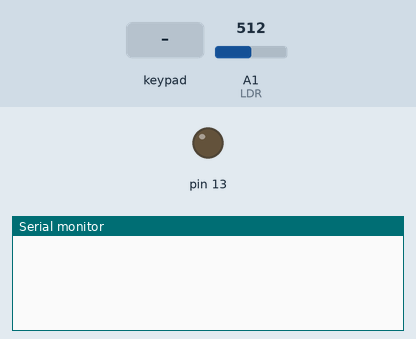
Simulated run of this program. Board: Arduino Uno, built with avr-gcc and run on an emulated ATmega328P. Parts: output pins drawn as LEDs (lit = HIGH), the last lines printed to the serial monitor. Inputs (shaded band) come from the test bench; at power-on: A1 (LDR) = 512.

Above: at 1.2 s.
1.3 s: key '1' pressed
At 1.8 s:
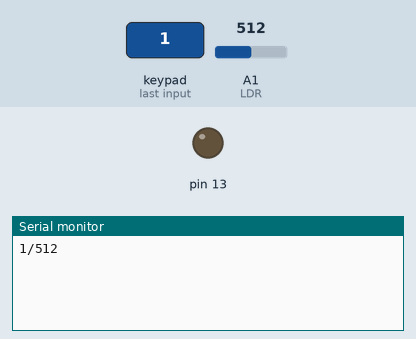
2.8 s: keypad keys 9 8 7 6 # pressed 0.4 s apart
At 5.5 s:
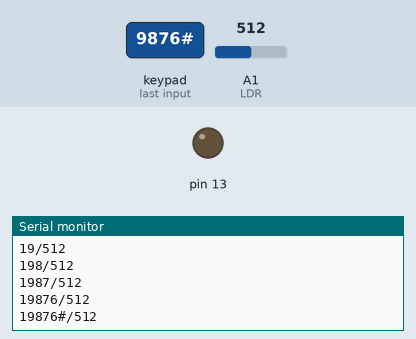
6.3 s: key 'A' pressed
At 7.1 s:
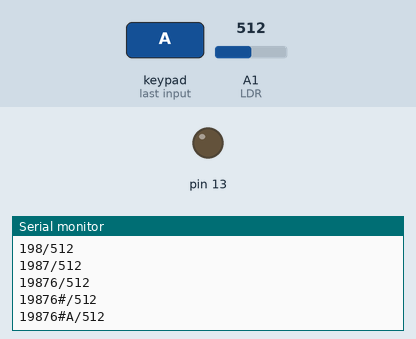
7.8 s: keypad keys 9 8 7 6 * pressed 0.4 s apart
At 10.4 s:
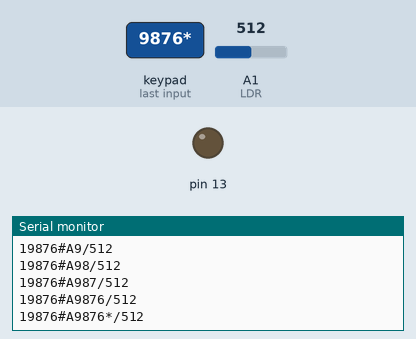
11.3 s: key 'B' pressed
At 12.0 s:
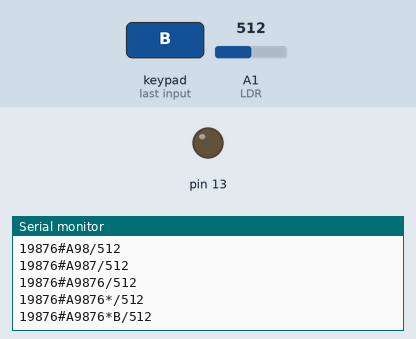
12.8 s: keypad keys 9 8 7 6 A pressed 0.4 s apart
At 15.4 s:
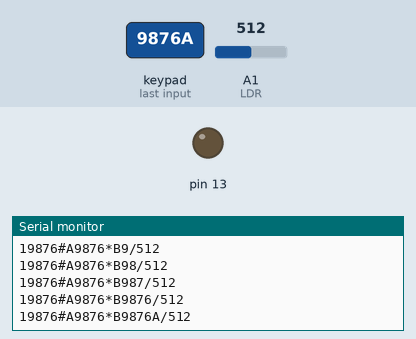
Timing chart, 0 to 16.9 s (numbered marks = the images above; inputs shaded):
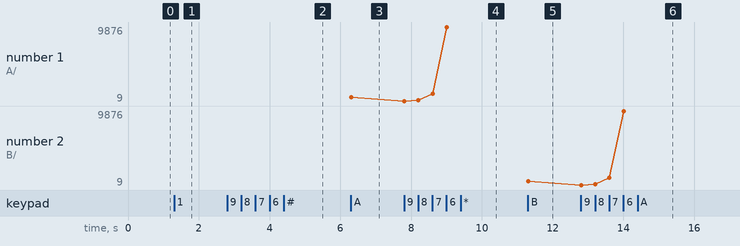

Measured:
- after the input at 1.3 s, the serial monitor: prints a new line at once (image 1)
- after the input at 2.8 s, the serial monitor: prints a new line at once (image 2)
- after the input at 6.3 s, the serial monitor: prints a new line at once (image 3)
- after the input at 7.8 s, the serial monitor: prints a new line at once (image 4)
- after the input at 11.3 s, the serial monitor: prints a new line at once (image 5)
- after the input at 12.8 s, the serial monitor: prints a new line at once (image 6)
- plotted number 1: 512 → 9876 after the input at 7.8 s

The program:

main.cpp
```cpp
#include <Keypad.h>
#define LDR A1 // composante photorésistance sur la pin A1

const int ROW_NUM = 4;    // four rows
const int COLUMN_NUM = 4; // three columns

char keys[ROW_NUM][COLUMN_NUM] = {
    {'1', '2', '3', 'A'},
    {'4', '5', '6', 'B'},
    {'7', '8', '9', 'C'},
    {'*', '0', '#', 'D'}};

byte pin_rows[ROW_NUM] = {9, 8, 7, 6};      // connect to the row pinouts of the keypad
byte pin_column[COLUMN_NUM] = {5, 4, 3, 2}; // connect to the column pinouts of the keypad

Keypad keypad = Keypad(makeKeymap(keys), pin_rows, pin_column, ROW_NUM, COLUMN_NUM);

String password = "";
String input_password;

void setup()
{
  Serial.begin(9600);
  input_password.reserve(32);

  pinMode(LDR, INPUT);
  pinMode(13, OUTPUT);
}

void loop()
{
  char key = keypad.getKey();

  if (key)
  {
    input_password += key;

    Serial.println(input_password + "/" + analogRead(LDR));

    if (analogRead(LDR) < 300)
    {
      digitalWrite(13, HIGH);
    }
    else
    {
      digitalWrite(13, LOW);
    }
  }
}
```
